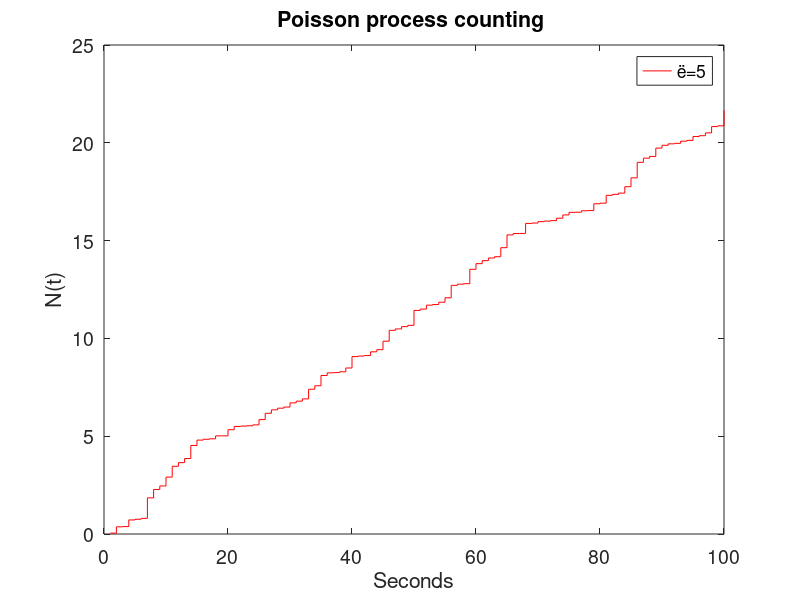
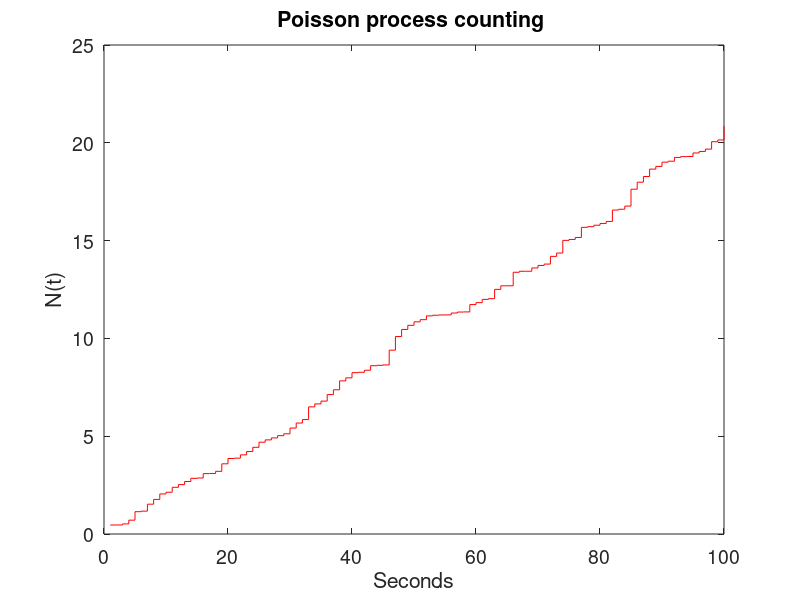
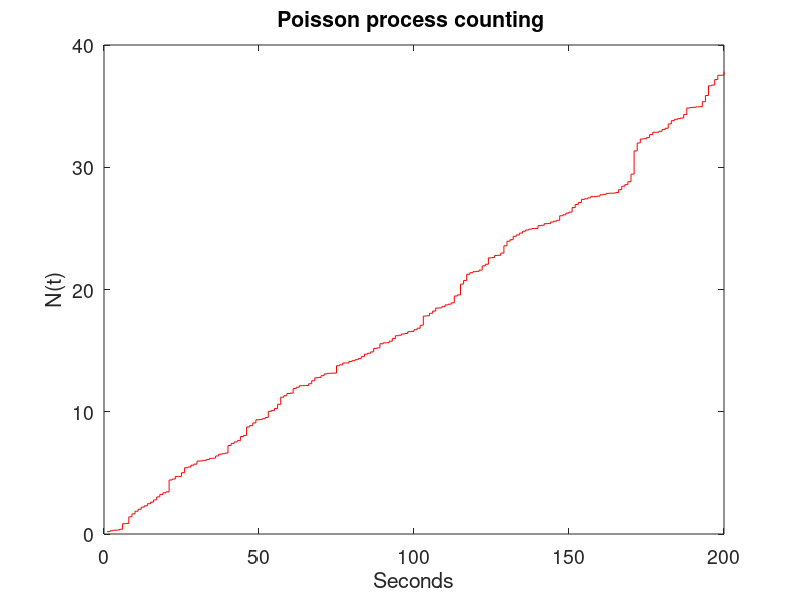
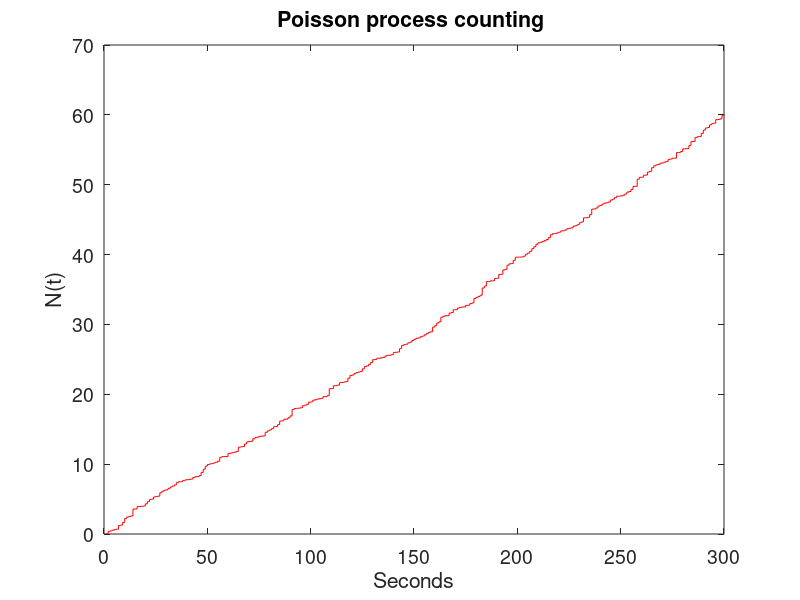

Reproduce these figures in MATLAB, in order.

clc;

clc;
clear all;
close all;

pkg load statistics;

#A Åñþôçìá
lamda=5;
a=exprnd(1/lamda,1,100);
for i=1:99
  a(i+1)=a(i+1)+a(i);
  endfor
figure(1);
stairs(a,color='r');
set(gca, 'FontSize', 14)
title("Poisson process counting ");
xlabel("Seconds");
ylabel("N(t)");
legend("ë=5");

#B Åñþôçìá

#100
lamda=5;
evnts=100;
a=exprnd(1/lamda,1,evnts);
for i=1:(evnts-1)
  a(i+1)=a(i+1)+a(i);
  endfor
figure(2);
stairs(a,color='r');
set(gca, 'FontSize', 14)
title("Poisson process counting ");
xlabel("Seconds");
ylabel("N(t)");
disp ("for 100 events:")
disp ("lamda approx.=");
disp (evnts/a(evnts));

#200
lamda=5;
evnts=200;
a=exprnd(1/lamda,1,evnts);
for i=1:(evnts-1)
  a(i+1)=a(i+1)+a(i);
  endfor
figure(3);
stairs(a,color='r');
set(gca, 'FontSize', 14)
title("Poisson process counting ");
xlabel("Seconds");
ylabel("N(t)");
disp ("for 200 events:")
disp ("lamda approx.=");
disp (evnts/a(evnts));

#300
lamda=5;
evnts=300;
a=exprnd(1/lamda,1,evnts);
for i=1:(evnts-1)
  a(i+1)=a(i+1)+a(i);
  endfor
figure(4);
stairs(a,color='r');
set(gca, 'FontSize', 14)
title("Poisson process counting ");
xlabel("Seconds");
ylabel("N(t)");
disp ("for 300 events:")
disp ("lamda approx.=");
disp (evnts/a(evnts));

#500
lamda=5;
evnts=500;
a=exprnd(1/lamda,1,evnts);
for i=1:(evnts-1)
  a(i+1)=a(i+1)+a(i);
  endfor
figure(5);
stairs(a,color='r');
set(gca, 'FontSize', 14)
title("Poisson process counting ");
xlabel("Seconds");
ylabel("N(t)");
disp ("for 500 events:")
disp ("lamda approx.=");
disp (evnts/a(evnts));

#1000
lamda=5;
evnts=1000;
a=exprnd(1/lamda,1,evnts);
for i=1:(evnts-1)
  a(i+1)=a(i+1)+a(i);
  endfor
figure(6);
stairs(a,color='r');
set(gca, 'FontSize', 14)
title("Poisson process counting ");
xlabel("Seconds");
ylabel("N(t)");
disp ("for 1000 events:")
disp ("lamda approx.=");
disp (evnts/a(evnts));

#10000
lamda=5;
evnts=10000;
a=exprnd(1/lamda,1,evnts);
for i=1:(evnts-1)
  a(i+1)=a(i+1)+a(i);
  endfor
figure(7);
stairs(a,color='r');
set(gca, 'FontSize', 14)
title("Poisson process counting ");
xlabel("Seconds");
ylabel("N(t)");
disp ("for 10000 events:")
disp ("lamda approx.=");
disp (evnts/a(evnts));
